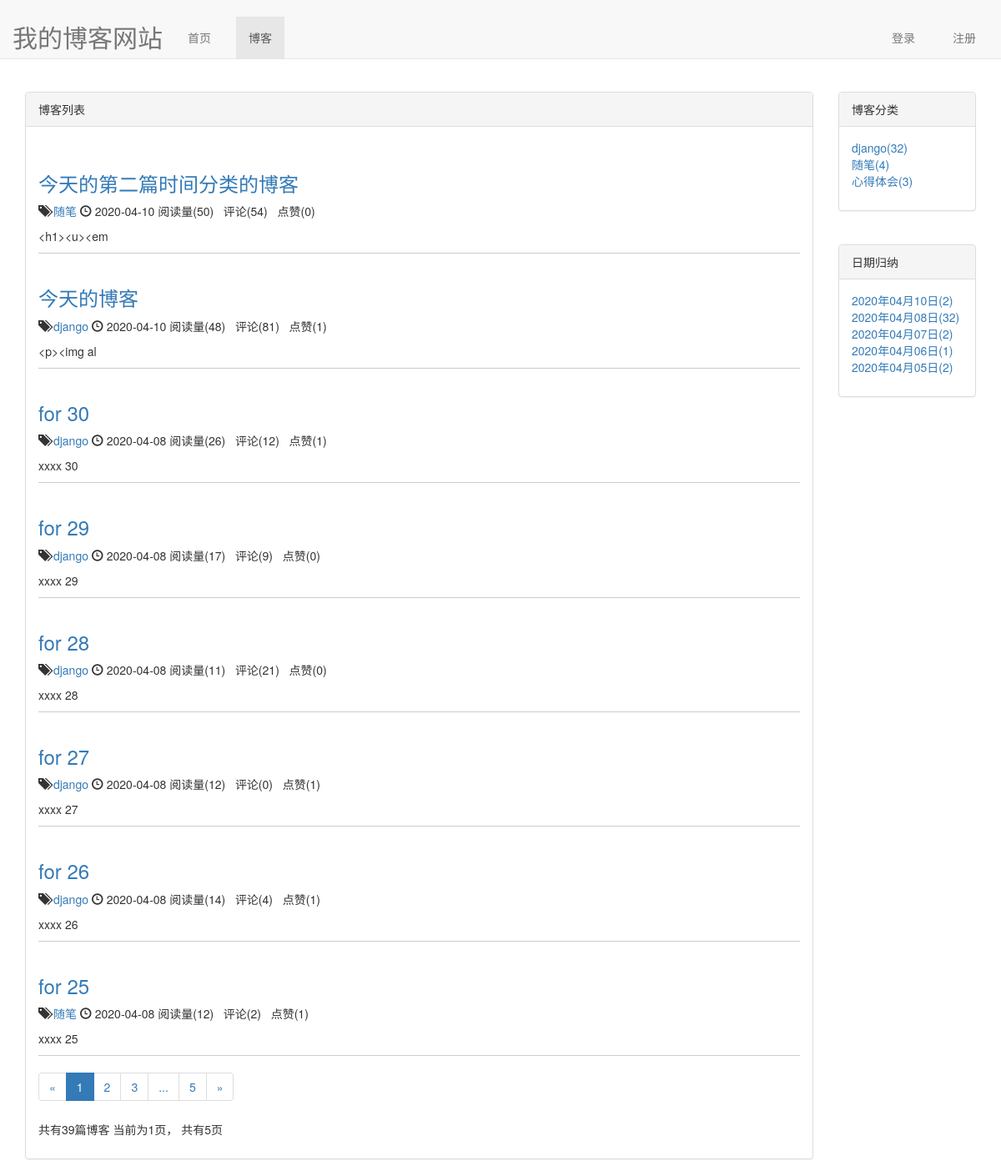
Page /blog_list/ on the committed database.
### blog/models.py (models this page shows, shortened)
class Blog(models.Model, ReadNumExpandMethod):
    title = models.CharField(max_length=50)     # 博客名字
    blog_type = models.ForeignKey(BlogType, on_delete=models.DO_NOTHING, related_name="blog")   # 关联类型
    content = RichTextUploadingField()    # 博客内容
    author = models.ForeignKey(User, on_delete=models.DO_NOTHING)   # 博客作者
    read_details = GenericRelation(ReadDetail)
    created_time = models.DateTimeField(auto_now_add=True)  # 创建时间
    last_updated_time = models.DateTimeField(auto_now=True)     # 最后修改时间
    class Meta:
        ordering = ["-created_time"]

class BlogType(models.Model):
    type_name = models.CharField(max_length=15)     # 博客类型
    def __str__(self):
        return self.type_name

### read_statistics/models.py (models this page shows)
class ReadNum(models.Model):
    read_num = models.IntegerField(default=0)  # 阅读数量统计
    content_type = models.ForeignKey(ContentType, on_delete=models.DO_NOTHING)   # 通过ContentType获取对应的模型类
    object_id = models.PositiveIntegerField()    # 记录对应模型的主键值
    content_object = GenericForeignKey('content_type', 'object_id')     # 将获取的模型类和对应的主键值关联起来，这样就能获取到主键值对应的数据了

### likes/models.py (models this page shows)
class LikeCount(models.Model):
    content_type = models.ForeignKey(ContentType, on_delete=models.CASCADE)  # 通过ContentType获取对应的模型类
    object_id = models.PositiveIntegerField()
    content_object = GenericForeignKey('content_type', 'object_id')			# 记录被点赞的对象
    liked_num = models.IntegerField(default=0)		# 点赞的数量

### blog/views.py (the view)
# urls.py: url(r"blog_list/", views.blog_list, name="blog_list"),
def blog_list(request):     # 博客列表页面
    blog_all_list = Blog.objects.all()      # 获取博客列表全部数据
    context = get_blog_list_common_data(request, blog_all_list)
    return render(request, 'blog/blog_list.html', context)

### comment/templatetags/comment_tags.py (called while the page is built)
@register.simple_tag
def get_comment_count(obj):		# 评论数量处理
	content_type = ContentType.objects.get_for_model(obj)
	return Comment.objects.filter(content_type=content_type, object_id=obj.pk).count()

### likes/templatetags/likes_tags.py (called while the page is built)
@register.simple_tag
def get_like_count(obj):    # 获取点赞总数，传递给前端页面
    content_type = ContentType.objects.get_for_model(obj)
    like_count, created = LikeCount.objects.get_or_create(content_type=content_type, object_id=obj.id)
    return like_count.liked_num

### read_statistics/models.py (called while the page is built)
    def get_read_num(self):
        try:
            ct = ContentType.objects.get_for_model(self)    # 获取当前实例对象的模型类的名称（字符串格式）
            readnum = ReadNum.objects.get(content_type=ct, object_id=self.pk)   # 使用ReadNum类将当前对象的模型类和id关联起来
            return readnum.read_num         # 返回ReadNum中具有的阅读数量统计字段的方法
        except exceptions.ObjectDoesNotExist:       # 如果没有获取到
            return 0        # 那么返回 0

### templates/blog/blog_list.html (shortened to what this page needs)
{% extends "base.html" %}
{% load static %}
{% load comment_tags %}
{% load likes_tags %}
{% block header_extends %}
    <link rel="stylesheet" type="text/css" href="{% static 'css/style.css' %}" >
{% endblock %}
{% block nav_blog_active %}active{% endblock %}
{% block content %}
    <div class="container">
        <div class="row">
            <div class="col-sm-8 col-lg-10">
                <div class="panel panel-default">
                    <div class="panel-heading">
                        {% block blog_list_title %}
                            博客列表
                        {% endblock %}
                    </div>
                    <div class="panel-body">
                        {% for blog in blogs %}
                            <div class="blog">
                                <h3><a href="{% url 'blog:blog_detail' blog.id %}">{{ blog.title }}</a></h3>
                                <p class="blog_info">
                                    <span class="glyphicon glyphicon-tags" aria-hidden="true"></span>
                                    <a href="{% url 'blog:blogs_with_type' blog.blog_type.id %}">
                                        {{ blog.blog_type }}
                                    </a>
                                    <span class="glyphicon glyphicon-time" aria-hidden="true"></span>
                                    {{ blog.created_time | date:"Y-m-d" }}
                                    <span>阅读量({{ blog.get_read_num }})</span>&nbsp;&nbsp;
                                    <span>评论({% get_comment_count blog %})</span>&nbsp;&nbsp;
                                    <span>点赞({% get_like_count blog %})</span>
                                </p>
                                <p>{{ blog.content | truncatechars:10 }}</p>
                            </div>
                        {% empty %}
                              <div class="blog">
                                <p>-----暂无博客，敬请期待！--------</p>
                              </div>
                        {% endfor %}
                              <ul class="pagination">
                                <li>
                                    {% if page_of_blogs.has_previous %}
                                  <a href="?page={{ page_of_blogs.previous_page_number }}" aria-label="Previous">
                                    <span aria-hidden="true">&laquo;</span>
                                  </a>
                                    {% else %}
                                        <span aria-hidden="true">&laquo;</span>
                                    {% endif %}
                                </li>
                                  {% for page_num in page_range%}
                                      {% if page_num == page_of_blogs.number%}
                                          <li class="active"><span>{{ page_num }}</span></li>
                                      {% else %}
                                          {% if page_num == "..." %}
                                              <li><span>{{ page_num }}</span></li>
                                          {% else %}
                                              <li><a href="?page={{ page_num }}">{{ page_num }}</a></li>
                                          {% endif %}
                                      {% endif %}
                                  {% endfor %}
                                <li>
                                    {% if page_of_blogs.has_next %}
                                  <a href="?page={{ page_of_blogs.next_page_number }}" aria-label="Next">
                                    <span aria-hidden="true">&raquo;</span>
                                  </a>
                                    {% else %}
                                        <span aria-hidden="true">&raquo;</span>
                                    {% endif %}
                                </li>
                              </ul>
                        <p>
                            共有{{ page_of_blogs.paginator.count}}篇博客
                            当前为{{ page_of_blogs.number }}页，
                            共有{{ page_of_blogs.paginator.num_pages}}页
                        </p>
                      </div>
                </div>
            </div>
            <div class="col-sm-4 col-lg-2">
                <div class="panel panel-default">
                      <div class="panel-heading">博客分类</div>
                      <div class="panel-body">
                        <ul class="blog_type">
                            {% for blog in blog_types %}
                                <li>
                                    <a href="{% url 'blog:blogs_with_type' blog.id %}">
                                        {{ blog.type_name }}({{ blog.blog_count }})
                                    </a>
                                </li>
                            {% empty %}
                                <li>暂无分类</li>
                            {% endfor %}
                        </ul>
                      </div>
                </div>
                <div class="panel panel-default">
                      <div class="panel-heading">日期归纳</div>
                      <div class="panel-body">
                        <ul class="blog_type">
                            {% for blog_date, blog_count in blog_dates.items %}
                                <li>
                                   <a href="{% url 'blog:blogs_with_date' blog_date.year blog_date.month blog_date.day %}">
                                       {{ blog_date | date:"Y年m月d日" }}({{ blog_count }})
                                   </a>
                                </li>
                            {% empty %}
                                <li>暂无分类</li>
                            {% endfor %}
                        </ul>
                      </div>
                </div>
            </div>
        </div>
    </div>
{% endblock %}

### static/css/style.css (style rules this page uses)
* { margin: 0; padding: 0; }
body { margin-top: 70px !important; }
.panel { margin-top: 40px; }
.blog_type { list-style-type: none; }
.blog:not(:last-child) { border-bottom: 1px solid #cccccc; }
.blog>h3 { margin-top: 40px; }

### rows in the picture
Blog: title "今天的第二篇时间分类的博客", blog_type "随笔", created_time "2020-04-10", get_read_num "50", id "54", id.liked_num "0", content "<h1><u><em"
Blog: title "今天的博客", blog_type "django", created_time "2020-04-10", get_read_num "48", id "81", id.liked_num "1", content "<p><img al"
Blog: title "for 30", blog_type "django", created_time "2020-04-08", get_read_num "26", id "12", id.liked_num "1", content "xxxx 30"
Blog: title "for 29", blog_type "django", created_time "2020-04-08", get_read_num "17", id "9", id.liked_num "0", content "xxxx 29"
Blog: title "for 28", blog_type "django", created_time "2020-04-08", get_read_num "11", id "21", id.liked_num "0", content "xxxx 28"
Blog: title "for 27", blog_type "django", created_time "2020-04-08", get_read_num "12", id "0", id.liked_num "1", content "xxxx 27"
Blog: title "for 26", blog_type "django", created_time "2020-04-08", get_read_num "14", id "4", id.liked_num "1", content "xxxx 26"
Blog: title "for 25", blog_type "随笔", created_time "2020-04-08", get_read_num "12", id "2", id.liked_num "1", content "xxxx 25"
BlogType: type_name "django", blog_count "32"
BlogType: type_name "随笔", blog_count "4"
BlogType: type_name "心得体会", blog_count "3"

### other values in the picture
{{ page_num }} "1"
{{ page_num }} "2" "3" "5"
{{ page_num }} "..."
{{ page_of_blogs.paginator.count }} "39"
{{ page_of_blogs.number }} "1"
{{ page_of_blogs.paginator.num_pages }} "5"
{{ blog_date | date:"Y年m月d日" }} "2020年04月10日" "2020年04月08日" "2020年04月07日" "2020年04月06日" "2020年04月05日"
{{ blog_count }} "2" "32" "2" "1" "2"
